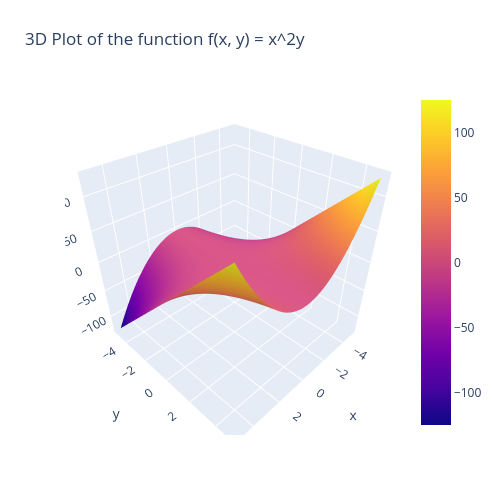

This figure's notebook cell:
### Code cell
import plotly.graph_objects as go
import numpy as np

x = np.linspace(-5, 5, 100)
y = np.linspace(-5, 5, 100)
x, y = np.meshgrid(x, y)
z = x**2 * y

fig = go.Figure(data=[go.Surface(z=z, x=x, y=y)])
fig.update_layout(title='3D Plot of the function f(x, y) = x^2y', autosize=False,
                  width=500, height=500,
                  margin=dict(l=65, r=50, b=65, t=90))

fig.show()

### Figure 1 — Plotly figure (JSON) as saved in the notebook; plotly's stock layout.template omitted (floating-point values rounded to 4 significant figures; data arrays with more than 128 entries replaced by an {"elided": "..."} marker saying what was removed)
{"data": [{"type": "surface", "x": {"elided": "100x100 float values"}, "y": {"elided": "100x100 float values"}, "z": {"elided": "100x100 float values"}}], "layout": {"autosize": false, "height": 500, "margin": {"b": 65, "l": 65, "r": 50, "t": 90}, "title": {"text": "3D Plot of the function f(x, y) = x^2y"}, "width": 500}}
